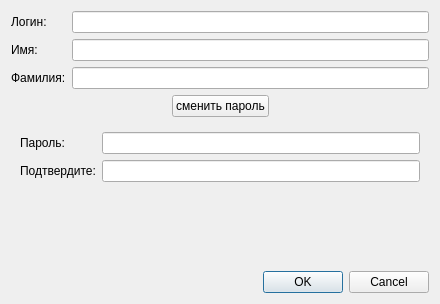
<?xml version="1.0" encoding="UTF-8"?>
<ui version="4.0">
 <class>UserEditDialog</class>
 <widget class="QDialog" name="UserEditDialog">
  <property name="geometry">
   <rect>
    <x>0</x>
    <y>0</y>
    <width>440</width>
    <height>304</height>
   </rect>
  </property>
  <property name="windowTitle">
   <string>Пользователь</string>
  </property>
  <layout class="QVBoxLayout" name="verticalLayout">
   <item>
    <layout class="QFormLayout" name="formLayout">
     <item row="0" column="0">
      <widget class="QLabel" name="label_3">
       <property name="text">
        <string>Логин:</string>
       </property>
      </widget>
     </item>
     <item row="0" column="1">
      <widget class="QLineEdit" name="username"/>
     </item>
     <item row="1" column="0">
      <widget class="QLabel" name="label">
       <property name="text">
        <string>Имя:</string>
       </property>
      </widget>
     </item>
     <item row="1" column="1">
      <widget class="QLineEdit" name="firstName"/>
     </item>
     <item row="2" column="0">
      <widget class="QLabel" name="label_2">
       <property name="text">
        <string>Фамилия:</string>
       </property>
      </widget>
     </item>
     <item row="2" column="1">
      <widget class="QLineEdit" name="lastName"/>
     </item>
     <item row="3" column="0" colspan="2">
      <layout class="QHBoxLayout" name="horizontalLayout">
       <item>
        <spacer name="horizontalSpacer">
         <property name="orientation">
          <enum>Qt::Horizontal</enum>
         </property>
         <property name="sizeHint" stdset="0">
          <size>
           <width>40</width>
           <height>20</height>
          </size>
         </property>
        </spacer>
       </item>
       <item>
        <widget class="QPushButton" name="changePassword">
         <property name="text">
          <string>сменить пароль</string>
         </property>
        </widget>
       </item>
       <item>
        <spacer name="horizontalSpacer_2">
         <property name="orientation">
          <enum>Qt::Horizontal</enum>
         </property>
         <property name="sizeHint" stdset="0">
          <size>
           <width>40</width>
           <height>20</height>
          </size>
         </property>
        </spacer>
       </item>
      </layout>
     </item>
     <item row="4" column="0" colspan="2">
      <widget class="QWidget" name="passwordWidget" native="true">
       <layout class="QFormLayout" name="formLayout_2">
        <item row="0" column="0">
         <widget class="QLabel" name="label_4">
          <property name="text">
           <string>Пароль:</string>
          </property>
         </widget>
        </item>
        <item row="0" column="1">
         <widget class="QLineEdit" name="password">
          <property name="echoMode">
           <enum>QLineEdit::Password</enum>
          </property>
         </widget>
        </item>
        <item row="1" column="0">
         <widget class="QLabel" name="label_5">
          <property name="text">
           <string>Подтвердите:</string>
          </property>
         </widget>
        </item>
        <item row="1" column="1">
         <widget class="QLineEdit" name="password_2">
          <property name="echoMode">
           <enum>QLineEdit::Password</enum>
          </property>
         </widget>
        </item>
       </layout>
      </widget>
     </item>
    </layout>
   </item>
   <item>
    <widget class="QDialogButtonBox" name="buttonBox">
     <property name="orientation">
      <enum>Qt::Horizontal</enum>
     </property>
     <property name="standardButtons">
      <set>QDialogButtonBox::Cancel|QDialogButtonBox::Ok</set>
     </property>
    </widget>
   </item>
  </layout>
 </widget>
 <resources/>
 <connections>
  <connection>
   <sender>buttonBox</sender>
   <signal>rejected()</signal>
   <receiver>UserEditDialog</receiver>
   <slot>reject()</slot>
   <hints>
    <hint type="sourcelabel">
     <x>324</x>
     <y>295</y>
    </hint>
    <hint type="destinationlabel">
     <x>286</x>
     <y>274</y>
    </hint>
   </hints>
  </connection>
  <connection>
   <sender>changePassword</sender>
   <signal>clicked()</signal>
   <receiver>passwordWidget</receiver>
   <slot>show()</slot>
   <hints>
    <hint type="sourcelabel">
     <x>202</x>
     <y>103</y>
    </hint>
    <hint type="destinationlabel">
     <x>155</x>
     <y>118</y>
    </hint>
   </hints>
  </connection>
  <connection>
   <sender>changePassword</sender>
   <signal>clicked()</signal>
   <receiver>changePassword</receiver>
   <slot>close()</slot>
   <hints>
    <hint type="sourcelabel">
     <x>263</x>
     <y>98</y>
    </hint>
    <hint type="destinationlabel">
     <x>235</x>
     <y>100</y>
    </hint>
   </hints>
  </connection>
 </connections>
</ui>
